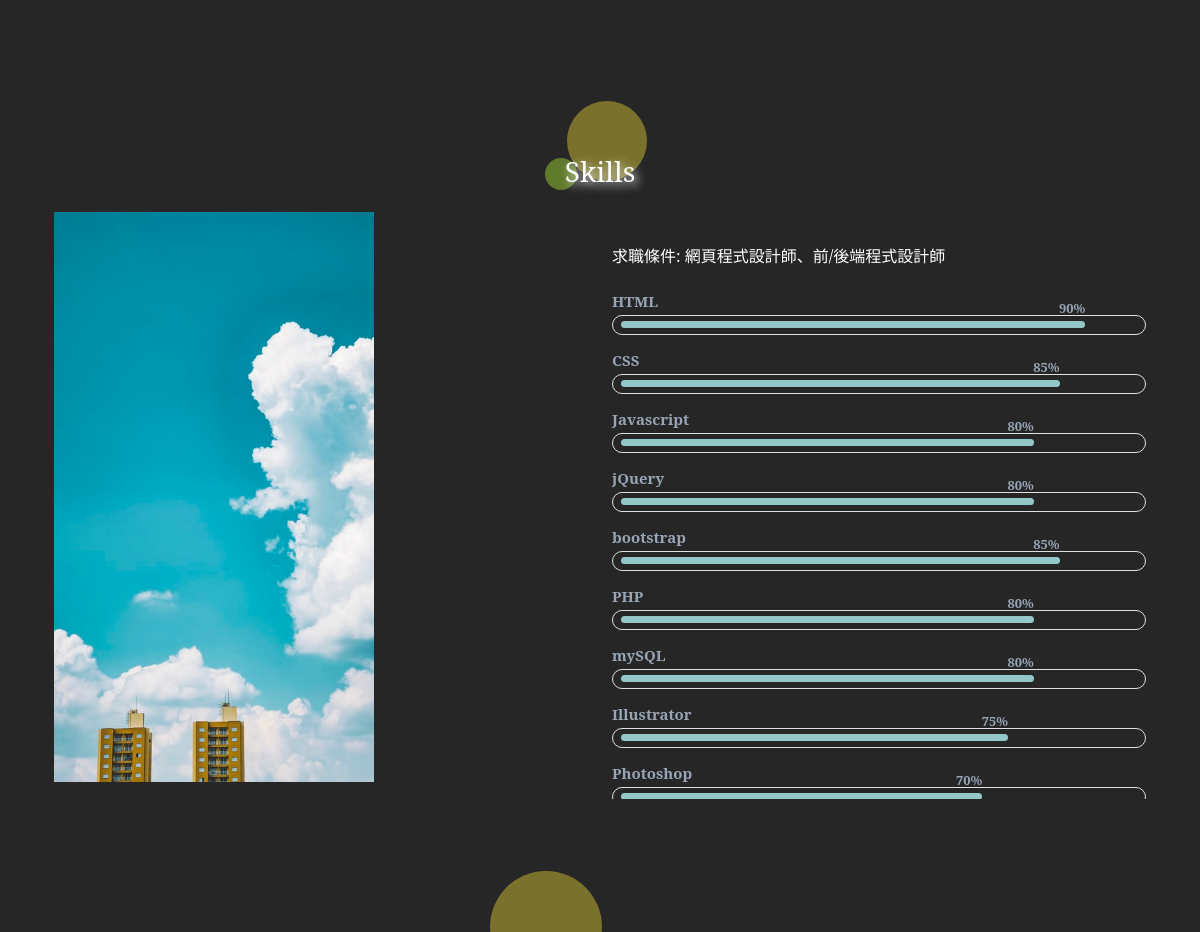
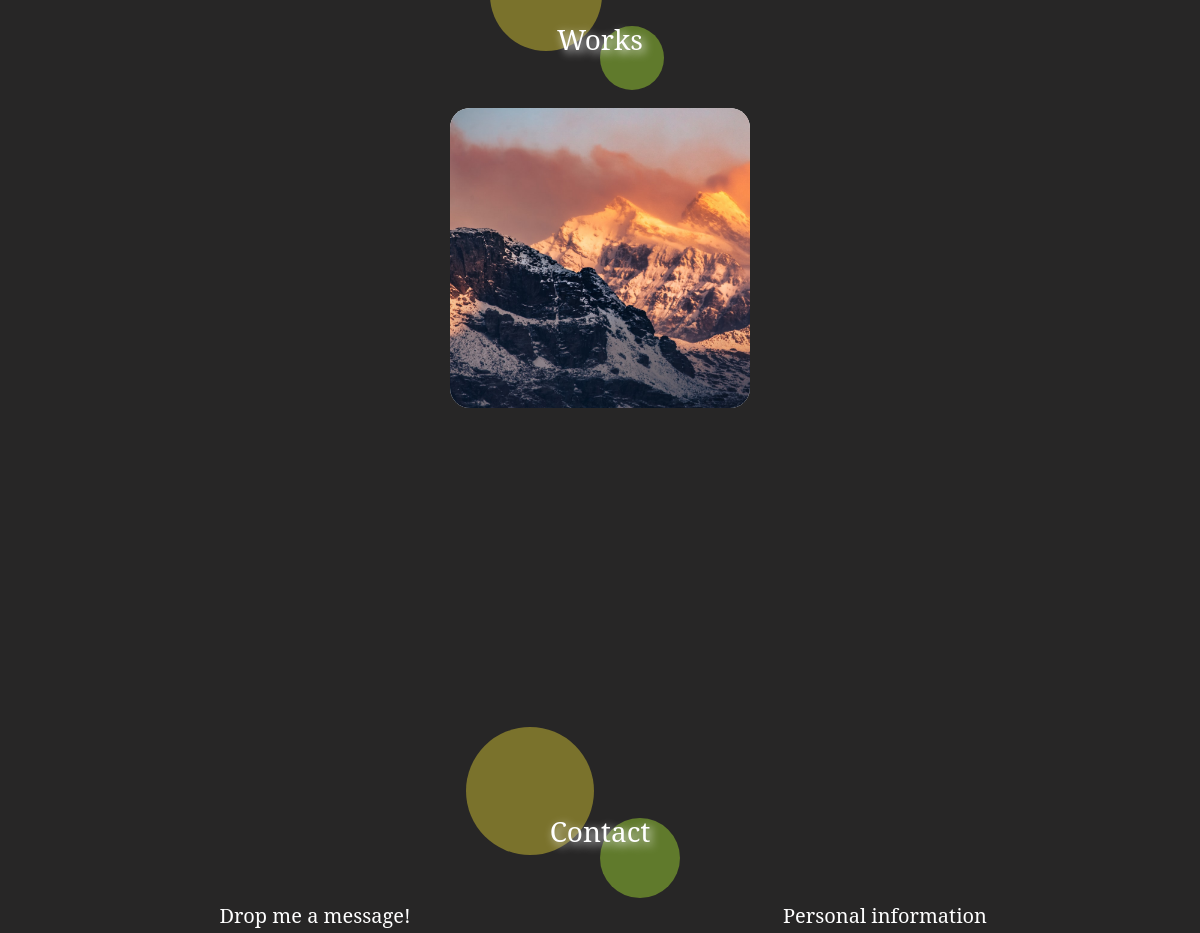
Before: / (middle part) with the older database file (2 pictures, top to bottom).
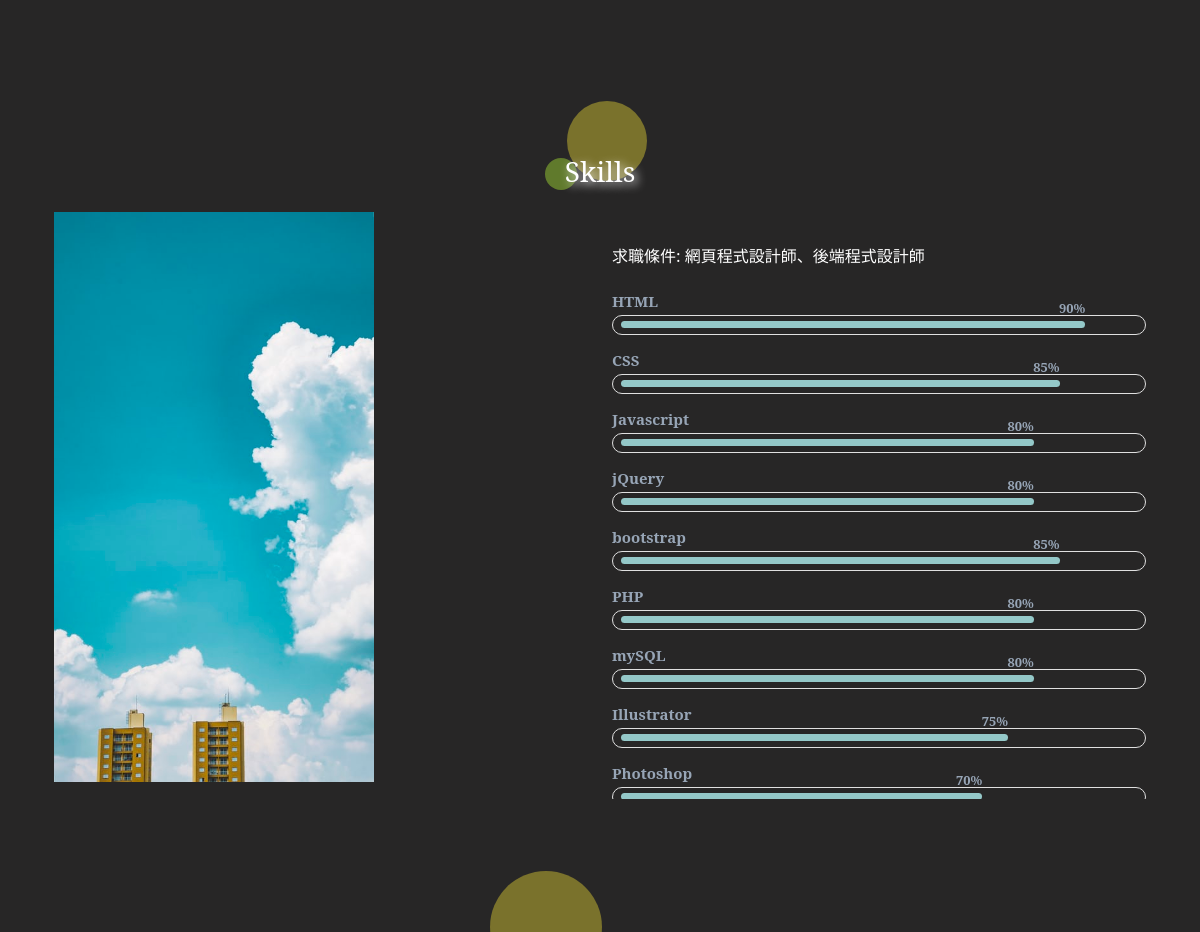
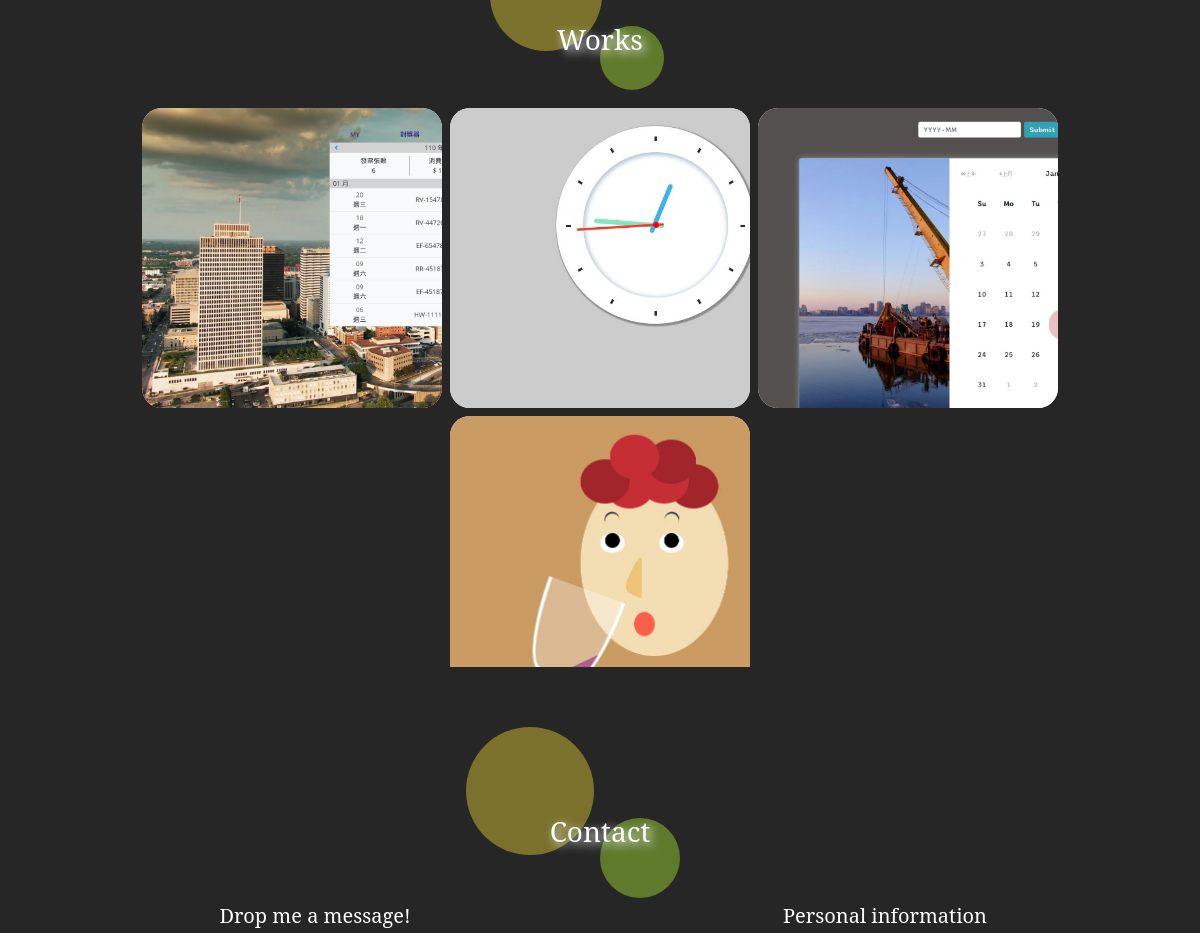
After: the same page with the newer database file (2 pictures, top to bottom).
### tables this page shows
CREATE TABLE `job` (
  `id` int(11) NOT NULL,
  `reqname` text NOT NULL,
  `condi` text NOT NULL,
  `sh` int(11) NOT NULL
);

CREATE TABLE `skills` (
  `id` int(11) UNSIGNED NOT NULL,
  `ski` text NOT NULL,
  `percentage` text NOT NULL
);

CREATE TABLE `profile` (
  `id` int(11) UNSIGNED NOT NULL,
  `img` text NOT NULL,
  `descri` text NOT NULL,
  `link` text NOT NULL
);

### base.php (called while the page is built, shortened)
<?php
$Skills=new DB('skills');
$Profile=new DB('profile');
$Job=new DB('job');
class DB{
    protected $dsn="mysql:host=localhost;dbname=resume;charset=utf8";
    protected $table="";
    protected $pdo="";
    function __construct($table){
        $this->table=$table;
        $this->pdo=new PDO($this->dsn,'root','');
    }
    function all(...$arg){
        $sql="select * from $this->table ";
        if(isset($arg[0])){
            if(is_array($arg[0])){
                foreach($arg[0] as $key => $value){
                    $tmp[]=sprintf("`%s`='%s'",$key,$value);
                }
                $sql .= " where " . implode(" && ",$tmp);
            }else{
                $sql .= $arg[0];
            }
        }
        return $this->pdo->query($sql)->fetchAll();
    }
}
?>

### index.php (the view, shortened to what this page needs)
<?php
include_once "base.php";
?>
<!DOCTYPE html>
<html lang="en">
<head>
  <link rel="stylesheet" href="plugin/style.css" />
  <link href="https://cdn.jsdelivr.net/npm/bootstrap@5.0.0-beta1/dist/css/bootstrap.min.css" rel="stylesheet" />
  <link rel="stylesheet" href="https://cdnjs.cloudflare.com/ajax/libs/animate.css/3.7.2/animate.min.css" />
</head>
<body>
  <section id="skills" class="pt-5">
    <div class="container" style="padding-top: 100px; vertical-align: middle;">
      <h3 class="ski text-center m-2" style="color: white">Skills</h3>
      <div class="container">
        <div class="row">
          <div class="col-md-6 mt-3">
            <img src="img/img9.jpg" style="width: 60%;">
          </div>
          <div class="col-md-6 mt-5">
            <?php
            $jobs = $Job->all(['sh' => '1']);
            foreach ($jobs as $key => $job) {
            ?>
              <p class="text-white mb-4"><?= $job['reqname'] ?>: <?= $job['condi'] ?></p>
            <?php
            }
            ?>
            <?php
            $skills = $Skills->all();
            foreach ($skills as $key => $skill) {
            ?>
              <h5 class="pg-title"><?= $skill['ski'] ?></h5>
              <div class="pg p mb-3">
                <div class="pg-bar" style="width:<?= $skill['percentage'] ?>;">
                  <div class="pg-value"><?= $skill['percentage'] ?></div>
                </div>
              </div>
            <?php
            }
            ?>
          </div>
        </div>
      </div>
    </div>
  </section>
  <section id="work" class="text-white pt-5">
    <div class="container" style="padding-top: 100px;">
      <h3 class="work text-center m-2" style="color: white">Works</h3>
      <div class="row text-center d-flex justify-content-center mt-5">
        <?php
        $profiles = $Profile->all();
        foreach ($profiles as $key => $profile) {
        ?>
          <div class="myWork col-sm-6 col-xxl-4 m-1 bg-light p-0" style="max-width:300px;max-height:300px">
            <img src="img/<?=$profile['img']?>" style="position:center;height:100%;display:block;margin-right:auto;margin-left:auto"/>
          </div>
        <?php
        }
        ?>
      </div>
    </div>
  </section>
  <section id="contact" class="text-white pt-5">
    <div style="padding-top: 100px">
      <header class="container text-center">
        <h3 class="dmam">Contact</h3>
      </header>
      <article class="container py-5">
        <div class="row text-center" style="vertical-align: middle;">
          <div class="col-lg-6">
            <h5>Drop me a message!</h5>
          </div>
          <div class="col-lg-6">
            <h5>Personal information</h5>
          </div>
        </div>
      </article>
    </div>
  </section>
</body>
</html>

Changed rows visible on the page:
removed profile: img (picture)
changed job "求職條件": condi "網頁程式設計師、前/後端程式設計師" → "網頁程式設計師、後端程式設計師"
added profile: img (picture)
added profile: img (picture)
added profile: img (picture)
added profile: img (picture)
